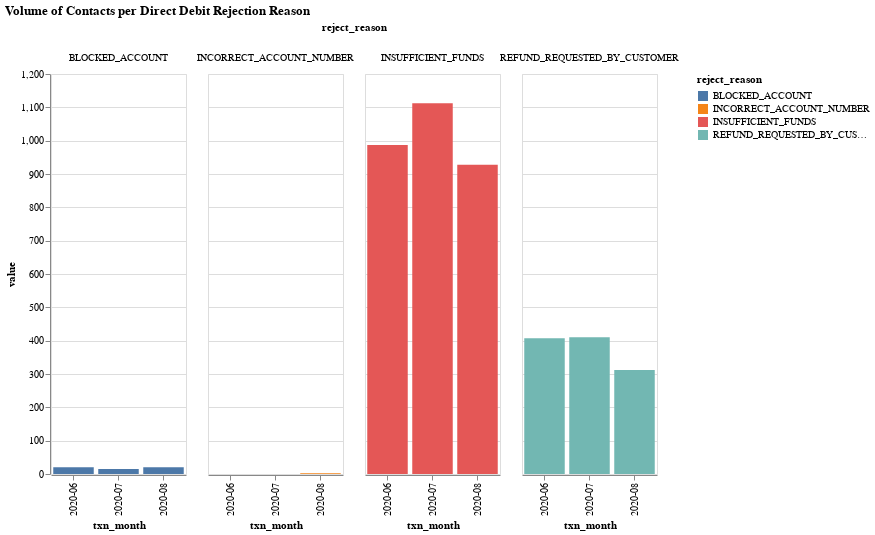

The code cell stored with this chart in its notebook:
### Code cell
dd_contacts_reason = dd_contacts_per_month[
    dd_contacts_per_month["label"] == "sum_contact"
]
dd_contacts_reason = dd_contacts_reason[
    dd_contacts_reason["reject_reason"] != "ALL FAILED DD"
]

af.column_multi(
    dd_contacts_reason,
    "reject_reason:N",
    "txn_month:O",
    "value:Q",
    "reject_reason:N",
    135,
    400,
    "x",
).properties(title="Volume of Contacts per Direct Debit Rejection Reason")

### Figure 1 — Vega-Lite specification as saved in the notebook (floating-point values rounded to 4 significant figures)
{"config": {"view": {"continuousWidth": 400, "continuousHeight": 300}}, "data": {"name": "data-3fc6b1507787ce8d072bc25c794282f9"}, "mark": "bar", "encoding": {"color": {"type": "nominal", "field": "reject_reason"}, "column": {"type": "nominal", "field": "reject_reason"}, "tooltip": {"type": "quantitative", "field": "value"}, "x": {"type": "ordinal", "field": "txn_month", "sort": "x"}, "y": {"type": "quantitative", "field": "value"}}, "height": 400, "title": "Volume of Contacts per Direct Debit Rejection Reason", "width": 135, "$schema": "https://vega.github.io/schema/vega-lite/v4.8.1.json", "datasets": {"data-3fc6b1507787ce8d072bc25c794282f9": [{"txn_month": "2020-08", "reject_reason": "REFUND_REQUESTED_BY_CUSTOMER", "transaction_group": "direct debit", "label": "sum_contact", "value": 312.0}, {"txn_month": "2020-06", "reject_reason": "BLOCKED_ACCOUNT", "transaction_group": "direct debit", "label": "sum_contact", "value": 20.0}, {"txn_month": "2020-07", "reject_reason": "REFUND_REQUESTED_BY_CUSTOMER", "transaction_group": "direct debit", "label": "sum_contact", "value": 410.0}, {"txn_month": "2020-08", "reject_reason": "BLOCKED_ACCOUNT", "transaction_group": "direct debit", "label": "sum_contact", "value": 20.0}, {"txn_month": "2020-08", "reject_reason": "INCORRECT_ACCOUNT_NUMBER", "transaction_group": "direct debit", "label": "sum_contact", "value": 2.0}, {"txn_month": "2020-08", "reject_reason": "INSUFFICIENT_FUNDS", "transaction_group": "direct debit", "label": "sum_contact", "value": 928.0}, {"txn_month": "2020-06", "reject_reason": "REFUND_REQUESTED_BY_CUSTOMER", "transaction_group": "direct debit", "label": "sum_contact", "value": 407.0}, {"txn_month": "2020-06", "reject_reason": "INSUFFICIENT_FUNDS", "transaction_group": "direct debit", "label": "sum_contact", "value": 987.0}, {"txn_month": "2020-07", "reject_reason": "INSUFFICIENT_FUNDS", "transaction_group": "direct debit", "label": "sum_contact", "value": 1112.0}, {"txn_month": "2020-07", "reject_reason": "BLOCKED_ACCOUNT", "transaction_group": "direct debit", "label": "sum_contact", "value": 15.0}, {"txn_month": "2020-06", "reject_reason": "INCORRECT_ACCOUNT_NUMBER", "transaction_group": "direct debit", "label": "sum_contact", "value": null}, {"txn_month": "2020-07", "reject_reason": "INCORRECT_ACCOUNT_NUMBER", "transaction_group": "direct debit", "label": "sum_contact", "value": null}]}}
